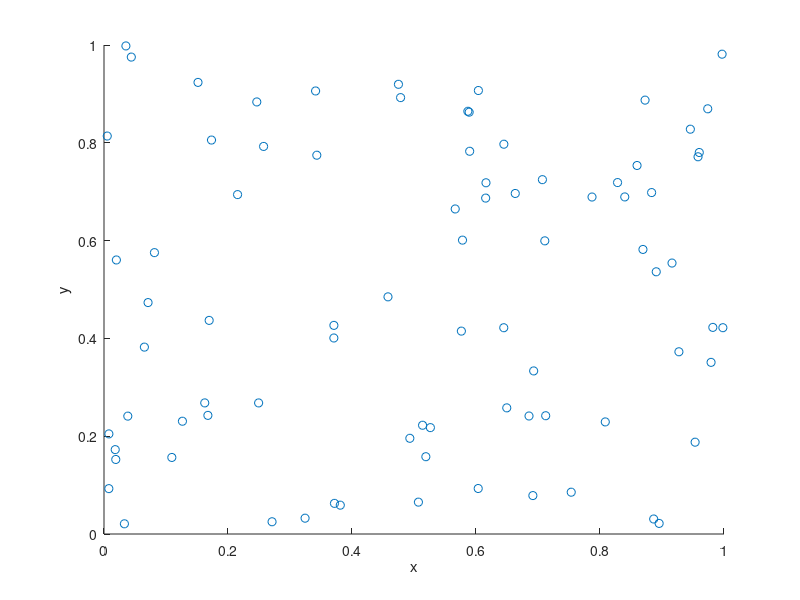

MATLAB code to generate this figure:
% Simulate a Poisson point process on a rectangle.
% Author: H. Paul Keeler, 2018.
% Website: hpaulkeeler.com
% Repository: github.com/hpaulkeeler/posts

%Simulation window parameters
xMin=0;xMax=1;
yMin=0;yMax=1;
xDelta=xMax-xMin;yDelta=yMax-yMin; %rectangle dimensions
areaTotal=xDelta*yDelta; %area of rectangle
 
%Point process parameters
lambda=100; %intensity (ie mean density) of the Poisson process
 
%Simulate Poisson point process
numbPoints=poissrnd(areaTotal*lambda);%Poisson number of points
xx=xDelta*(rand(numbPoints,1))+xMin;%x coordinates of Poisson points
yy=xDelta*(rand(numbPoints,1))+yMin;%y coordinates of Poisson points
 
%Plotting
scatter(xx,yy);
xlabel('x');ylabel('y');
